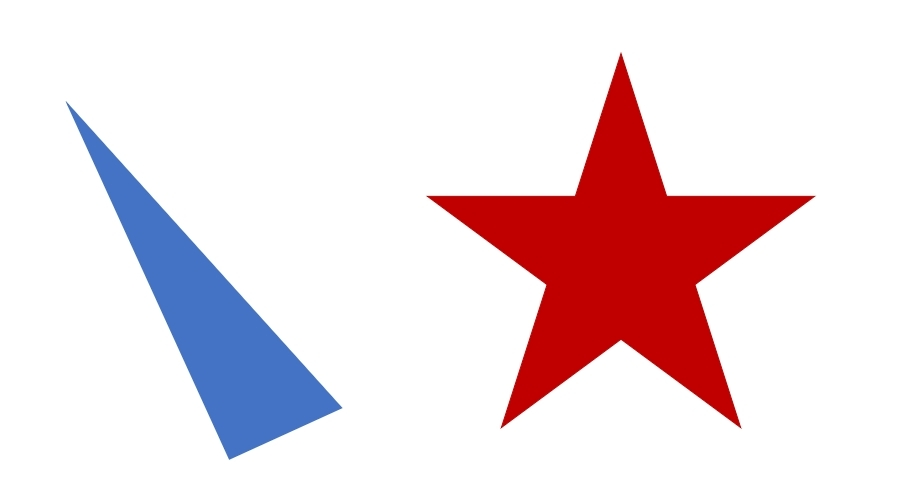
#> input picture OpenCV기본/test.jpg, 909 x 502 px, found by its file name
$ jupyter execute '10.컨투어.ipynb'
#> lines starting #> are read from the running program, lines starting #| are printed output that depends on the picture; after the words box and inside, x2 and y2 are one past the last pixel; in counts of white or black regions, pixels touching at a corner belong together
## 컨투어 Conturs

* 특정 영역의 경계를 따라 같은 픽셀값을 갖는 지점을 연결하는 선이다.
* 대상의 외형을 파악하는데 유용
* 모양 분석이나 오브젝트 검출을 위한 전처리로 사용됨

[cell 1]
import cv2

img_color = cv2.imread('./image/test.jpg', cv2.IMREAD_COLOR)
#> img_color is the input picture: shape (502, 909, 3); mean B, G, R 225, 220.6, 238.1


#그레이 스케일로 변환 후, 이진화
img_gray = cv2.cvtColor(img_color, cv2.COLOR_BGR2GRAY)
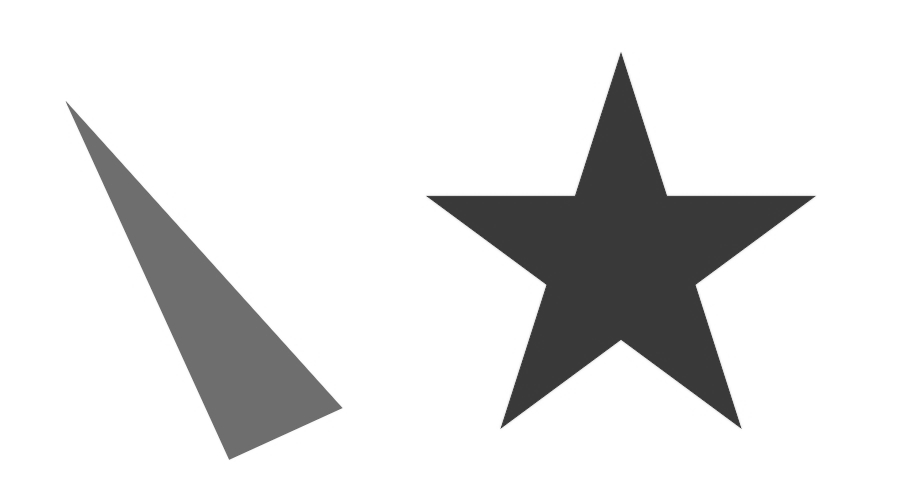
#> img_gray: shape (502, 909); min 55, max 255, mean 226.3
ret, img_binary = cv2.threshold(img_gray, 150, 255, cv2.THRESH_BINARY_INV)
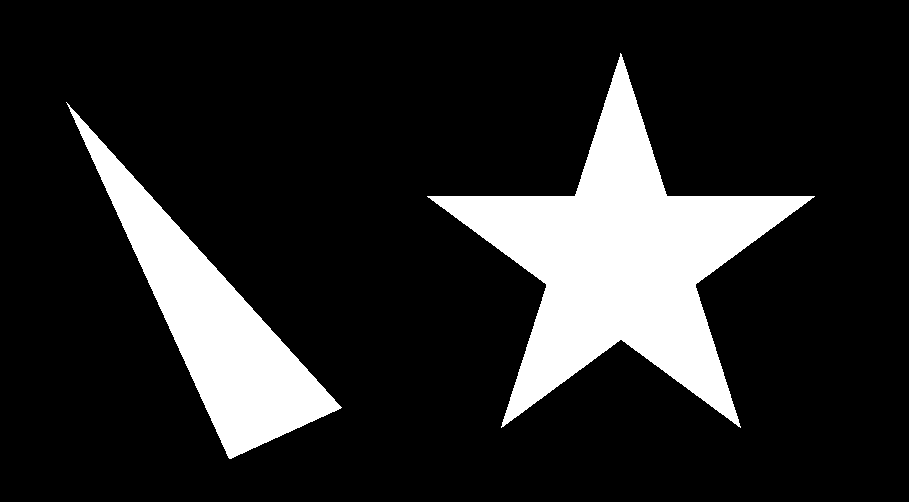
#> img_binary: shape (502, 909); 15.9% white; 2 white regions, box (x1, y1, x2, y2) and area: (427, 53, 815, 428) 47906, (66, 102, 342, 459) 24460


#이진화 개선위해 모폴로지 연산
kernel = cv2.getStructuringElement(cv2.MORPH_ELLIPSE, (5, 5))
img_binary = cv2.morphologyEx(img_binary, cv2.MORPH_CLOSE, kernel)
#> img_binary: shape (502, 909); 15.9% white; 2 white regions

#컨투어 검출
contours, hierarchy = cv2.findContours(img_binary, cv2.RETR_LIST, cv2.CHAIN_APPROX_SIMPLE)
#> contours = 2 contours; box (x1, y1, x2, y2) and area: (427, 53, 815, 428) 47240, (66, 102, 342, 459) 24072


#모든 컨투어 그리기
cv2.drawContours(img_color, contours, -1, (0, 255, 0), 3)
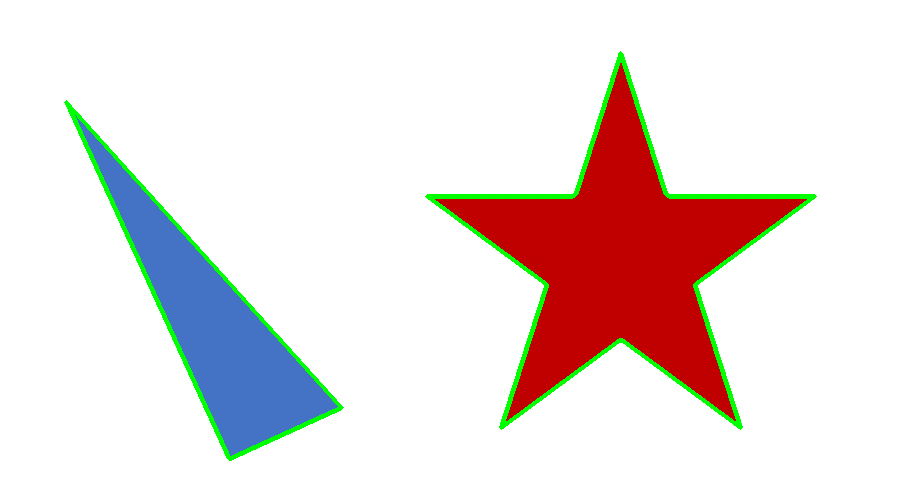
#> img_color: shape (502, 909, 3); 2.3% of pixels changed, all inside (x1, y1, x2, y2) = (64, 51, 817, 461)

cv2.imshow("result", img_color)
cv2.waitKey(0)
cv2.destroyAllWindows()

### 컨투어 중심점 찾기

> 모멘트(moment)는 물리학적으로는 물체의 질량 분포와 관련된 개념으로, 물체를 구성하는 각각의 물질 조각들의 위치와 질량에 대한 정보를 나타냅니다. 물체의 모멘트는 물체가 어떻게 움직이는지, 회전하는지 등의 특성을 설명하는 데 사용됩니다.

[cell 2]
import cv2

img_color = cv2.imread('./image/test.jpg', cv2.IMREAD_COLOR)


#그레이 스케일로 변환 후, 이진화
img_gray = cv2.cvtColor(img_color, cv2.COLOR_BGR2GRAY)
ret, img_binary = cv2.threshold(img_gray, 150, 255, cv2.THRESH_BINARY_INV)


#이진화 개선위해 모폴로지 연산
kernel = cv2.getStructuringElement(cv2.MORPH_ELLIPSE, (5, 5))
img_binary = cv2.morphologyEx(img_binary, cv2.MORPH_CLOSE, kernel)

#컨투어 검출
contours, hierarchy = cv2.findContours(img_binary, cv2.RETR_LIST, cv2.CHAIN_APPROX_SIMPLE)


#모든 컨투어 그리기
cv2.drawContours(img_color, contours, -1, (0, 255, 0), 3)


for contour in contours:
    mu = cv2.moments(contour)

    ##### 모멘트에서 중심점을 구하는 공식임
    cx = int(mu['m10']/mu['m00'] + 1e-5)
    cy = int(mu['m01']/mu['m00'] + 1e-5)

    cv2.circle(img_color, (cx, cy), 15, (0,255,255), -1)
#> this loop made 2 passes
#> (cx, cy) on passes 1 to 2: (212, 322), (620, 259)
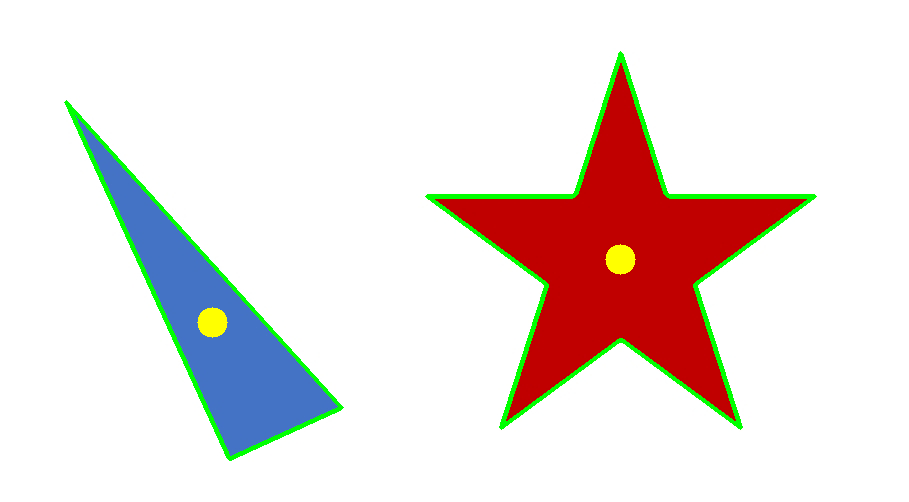
#> img_color: shape (502, 909, 3); 0.31% of pixels changed, all inside (x1, y1, x2, y2) = (197, 244, 636, 338)

cv2.imshow("result", img_color)
cv2.waitKey(0)
cv2.destroyAllWindows()

https://docs.opencv.org/4.x/dd/d49/tutorial_py_contour_features.html

[cell 3]
#윤곽선에서 모멘트 계산
cv2.moments(contour)
#> Out = moments, m00 47240.5, centre m10/m00, m01/m00 = (620.5, 259.9)

###  경계 사각형 Bounding Rectangle

* 경계 사각형을 구하는 방법은 2가지 있습니다.
1. boundingRect: 물체의 회전을 고려하지 않는 경계 사각형
2. minAreaRect: 물체의 회전을 고려하여 경계 사각형

[cell 4]
import cv2
import numpy as np

img_color = cv2.imread('./image/test.jpg', cv2.IMREAD_COLOR)


#그레이 스케일로 변환 후, 이진화
img_gray = cv2.cvtColor(img_color, cv2.COLOR_BGR2GRAY)
ret, img_binary = cv2.threshold(img_gray, 150, 255, cv2.THRESH_BINARY_INV)


#이진화 개선위해 모폴로지 연산
kernel = cv2.getStructuringElement(cv2.MORPH_ELLIPSE, (5, 5))
#> kernel = [[0, 0, 1, 0, 0], [1, 1, 1, 1, 1], [1, 1, 1, 1, 1], [1, 1, 1, 1, 1], [0, 0, 1, 0, 0]]
img_binary = cv2.morphologyEx(img_binary, cv2.MORPH_CLOSE, kernel)

#컨투어 검출
contours, hierarchy = cv2.findContours(img_binary, cv2.RETR_LIST, cv2.CHAIN_APPROX_SIMPLE)


#모든 컨투어 그리기
cv2.drawContours(img_color, contours, -1, (0, 255, 0), 3)


for contour in contours:

    #물체의 회전을 고려하지 않고 경계 사가형을 구함
    x, y, w, h = cv2.boundingRect(contour)
    cv2.rectangle(img_color, (x, y), (x + w, y + h), (255, 0, 0), 3)


    #물체의 회전을 고려하여 경계 사가형을 구함
    rect = cv2.minAreaRect(contour)
    box = cv2.boxPoints(rect)
    box = np.int0(box)
    cv2.drawContours(img_color, [box], 0, (255, 0, 255), 3)
#> this loop made 2 passes
#> (x, y, w, h, rect, box) on passes 1 to 2: (66, 102, 276, 357, ((160.1, 293.6), (117.6, 410.7), -41.99), [[253, 485], [-21, 180], [66, 101], [341, 406]]), (427, 53, 388, 375, ((609.6, 276.2), (371.7, 389), -53.61), [[655, 541], [342, 310], [563, 11], [876, 241]])
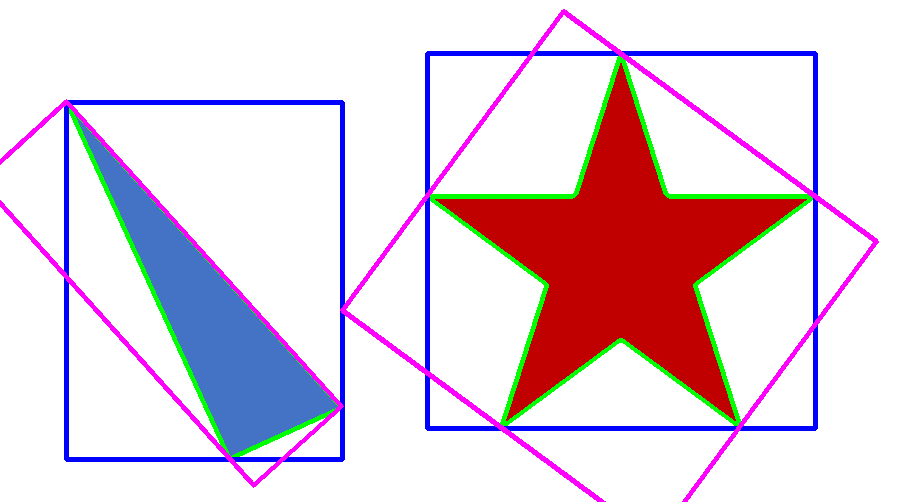
#> img_color: shape (502, 909, 3); 5.44% of pixels changed, all inside (x1, y1, x2, y2) = (0, 9, 879, 502)

cv2.imshow("result", img_color)
cv2.waitKey(0)
cv2.destroyAllWindows()
